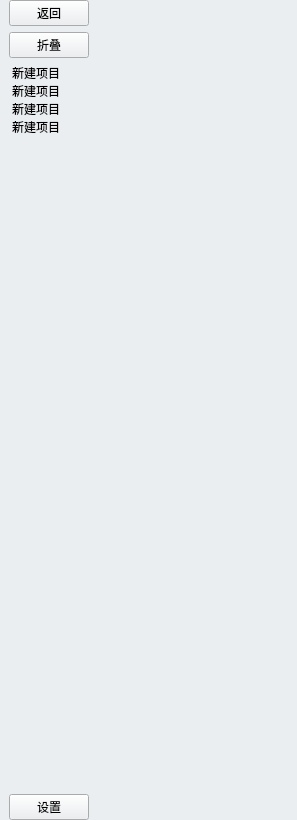
<?xml version="1.0" encoding="UTF-8"?>
<ui version="4.0">
 <class>Sidebar</class>
 <widget class="QWidget" name="Sidebar">
  <property name="geometry">
   <rect>
    <x>0</x>
    <y>0</y>
    <width>297</width>
    <height>820</height>
   </rect>
  </property>
  <property name="windowTitle">
   <string>Form</string>
  </property>
  <property name="autoFillBackground">
   <bool>false</bool>
  </property>
  <property name="styleSheet">
   <string notr="true">QWidget{
       background: rgb(235,238,241);
 }
QListWidget {
margin-left:0px;
    border:none;
}
QListWidget::item{
border:none;
}
QListWidget::item:hover {
border:none;
}
/*被选中时的背景颜色和左边框颜色*/
QListWidget::item:selected {
border:none;
}</string>
  </property>
  <layout class="QVBoxLayout" name="verticalLayout">
   <property name="leftMargin">
    <number>9</number>
   </property>
   <property name="topMargin">
    <number>0</number>
   </property>
   <property name="rightMargin">
    <number>0</number>
   </property>
   <property name="bottomMargin">
    <number>0</number>
   </property>
   <item>
    <layout class="QHBoxLayout" name="horizontalLayout">
     <item>
      <widget class="QPushButton" name="btn_back">
       <property name="cursor">
        <cursorShape>PointingHandCursor</cursorShape>
       </property>
       <property name="text">
        <string>返回</string>
       </property>
      </widget>
     </item>
     <item>
      <spacer name="horizontalSpacer_3">
       <property name="orientation">
        <enum>Qt::Orientation::Horizontal</enum>
       </property>
       <property name="sizeHint" stdset="0">
        <size>
         <width>40</width>
         <height>20</height>
        </size>
       </property>
      </spacer>
     </item>
    </layout>
   </item>
   <item>
    <layout class="QHBoxLayout" name="horizontalLayout_2">
     <item>
      <widget class="QPushButton" name="btn_toggle">
       <property name="cursor">
        <cursorShape>PointingHandCursor</cursorShape>
       </property>
       <property name="text">
        <string>折叠</string>
       </property>
      </widget>
     </item>
     <item>
      <spacer name="horizontalSpacer_2">
       <property name="orientation">
        <enum>Qt::Orientation::Horizontal</enum>
       </property>
       <property name="sizeHint" stdset="0">
        <size>
         <width>40</width>
         <height>20</height>
        </size>
       </property>
      </spacer>
     </item>
    </layout>
   </item>
   <item>
    <widget class="QListWidget" name="listWidget">
     <property name="minimumSize">
      <size>
       <width>0</width>
       <height>240</height>
      </size>
     </property>
     <property name="styleSheet">
      <string notr="true"/>
     </property>
     <property name="frameShape">
      <enum>QFrame::Shape::NoFrame</enum>
     </property>
     <property name="frameShadow">
      <enum>QFrame::Shadow::Plain</enum>
     </property>
     <property name="lineWidth">
      <number>0</number>
     </property>
     <property name="horizontalScrollBarPolicy">
      <enum>Qt::ScrollBarPolicy::ScrollBarAlwaysOff</enum>
     </property>
     <property name="autoScroll">
      <bool>true</bool>
     </property>
     <property name="autoScrollMargin">
      <number>16</number>
     </property>
     <property name="tabKeyNavigation">
      <bool>true</bool>
     </property>
     <property name="selectionMode">
      <enum>QAbstractItemView::SelectionMode::SingleSelection</enum>
     </property>
     <property name="resizeMode">
      <enum>QListView::ResizeMode::Adjust</enum>
     </property>
     <property name="viewMode">
      <enum>QListView::ViewMode::ListMode</enum>
     </property>
     <item>
      <property name="text">
       <string>新建项目</string>
      </property>
     </item>
     <item>
      <property name="text">
       <string>新建项目</string>
      </property>
     </item>
     <item>
      <property name="text">
       <string>新建项目</string>
      </property>
     </item>
     <item>
      <property name="text">
       <string>新建项目</string>
      </property>
     </item>
    </widget>
   </item>
   <item>
    <layout class="QHBoxLayout" name="horizontalLayout_3">
     <item>
      <widget class="QPushButton" name="btn_setting">
       <property name="cursor">
        <cursorShape>PointingHandCursor</cursorShape>
       </property>
       <property name="text">
        <string>设置</string>
       </property>
      </widget>
     </item>
     <item>
      <spacer name="horizontalSpacer">
       <property name="orientation">
        <enum>Qt::Orientation::Horizontal</enum>
       </property>
       <property name="sizeHint" stdset="0">
        <size>
         <width>40</width>
         <height>20</height>
        </size>
       </property>
      </spacer>
     </item>
    </layout>
   </item>
  </layout>
 </widget>
 <resources/>
 <connections/>
</ui>
